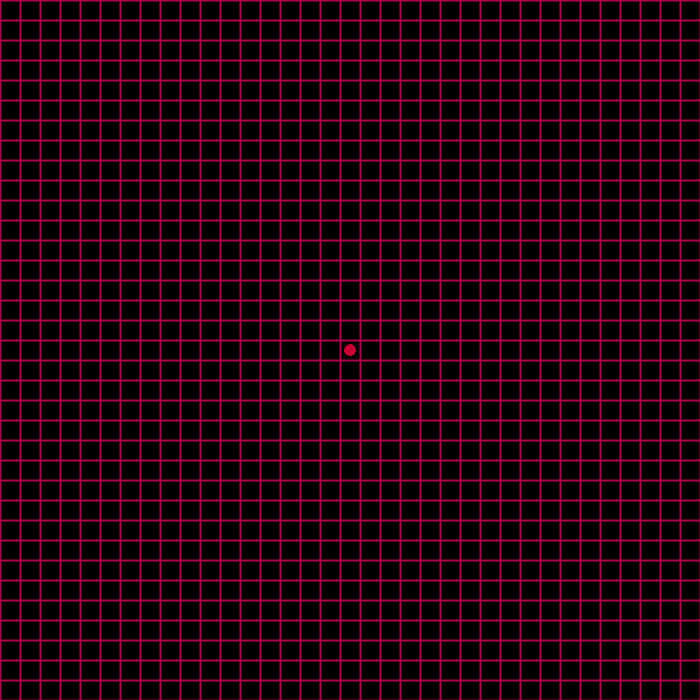
Frame 1 (no input)
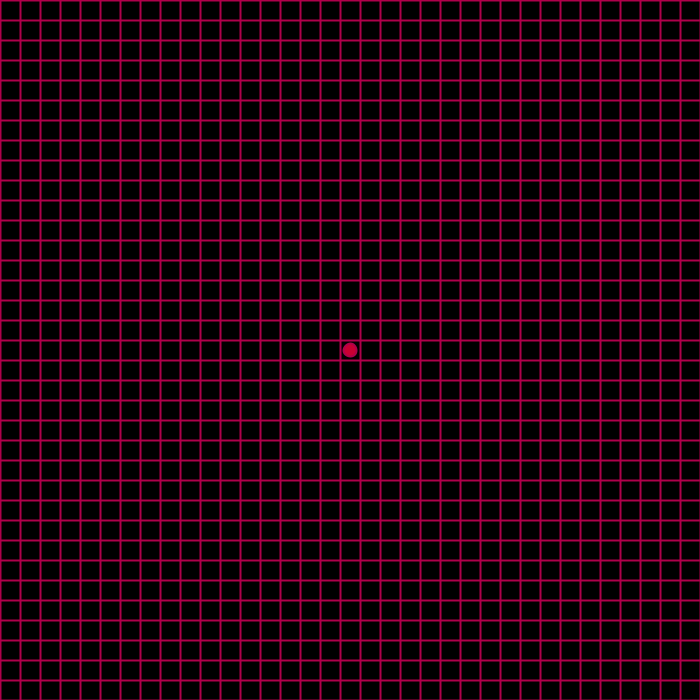
Frame 60 (the mouse pressed at the canvas centre just before this capture)
Frame 120 (the mouse held since frame 60 and released just before this capture): identical to frame 60, image omitted

The Processing sketch that drew these frames (run headless with seeded random() and noise(); from frame 60 on, the mouse is pressed at the canvas centre):

// Processing sketch: sketch__2_Moire_Piece
// ── sketch__2_Moire_Piece.pde
/*
RUNNING IN THE 90'S
 it's a new way to set me free, I'm just...
 RUNNING IN THE 90'S
 */
// this pece was inspired by Siul's moire piece
int lineCount = 40;
int lineSpace = 20;
float velocity = 0.10;

void setup() {
  size(700, 700);
}

void draw() {
  background(0);
  fill(200, 0, 50);
  circle(width / 2, height / 2, 12.5);

  for (int j = 0; j <= lineCount; j++) {
    float lineY = j * lineSpace; // spreads across on the y-axis
    strokeWeight(2);
    stroke(175, 0, 75);
    line(0, lineY, 700, lineY);
  }

  for (int j = 0; j <= lineCount; j++) {
    float lineX = j * lineSpace; // spreads across on the x-axis
    strokeWeight(2);
    stroke(175, 0, 75);
    line(lineX, 0, lineX, 700);
  }
}
